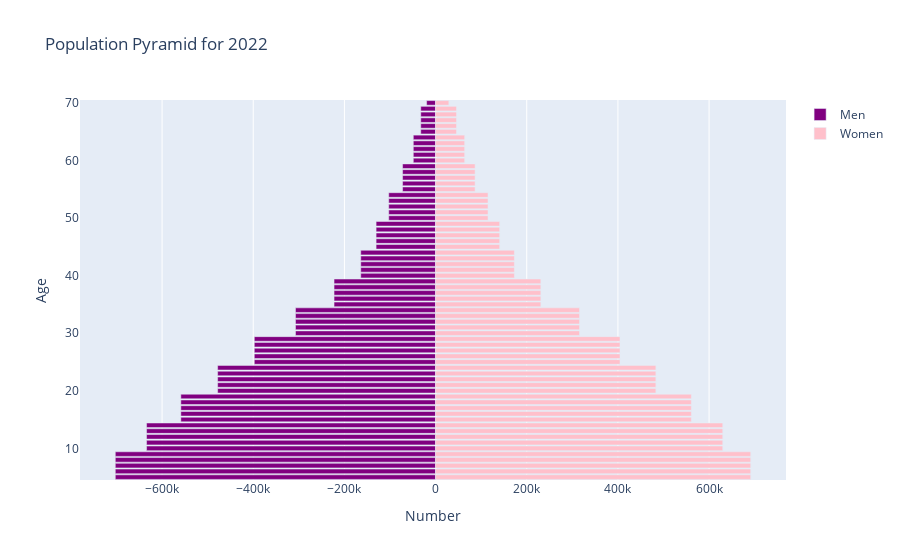

Notebook code for this chart:
### Code cell
# Example usage.
plot_population_pyramid(population_df, 2022)
